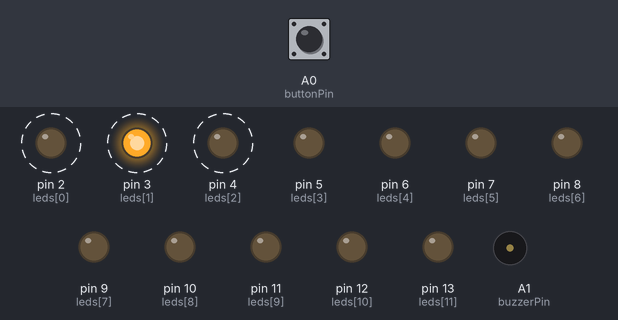
A sketch run on a simulated Arduino Uno, built with avr-gcc and run on an emulated ATmega328P. Parts: output pins drawn as LEDs (lit = HIGH), buzzer (waves = sounding). Dashed ring = blinking. The inputs (shaded band) are chosen by the test bench; at power-on: A0 (buttonPin) LOW. Pins used as bus, display or sensor lines are not drawn.

Above: at 1.25 s.
1.3 s: A0 (buttonPin) pulled HIGH for 0.15 s
At 1.45 s:
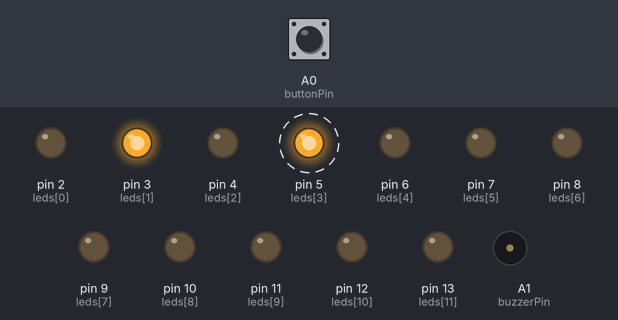
4.3 s: A0 (buttonPin) pulled HIGH for 1 s
At 4.45 s:
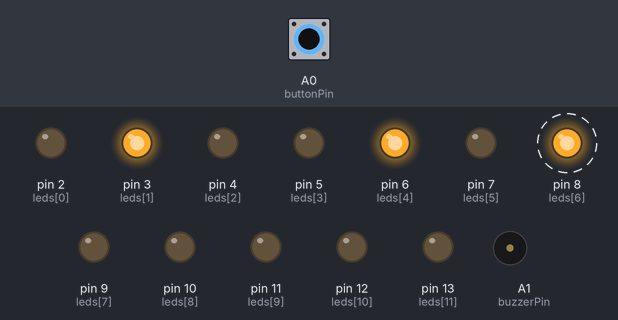
7.3 s: A0 (buttonPin) pulled HIGH for 0.15 s
At 7.45 s:
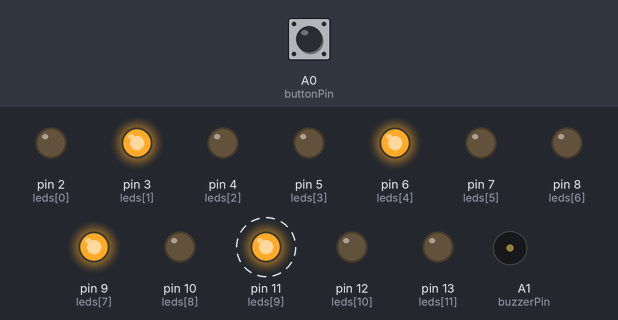
10.3 s: A0 (buttonPin) pulled HIGH for 3.2 s
At 14.8 s:
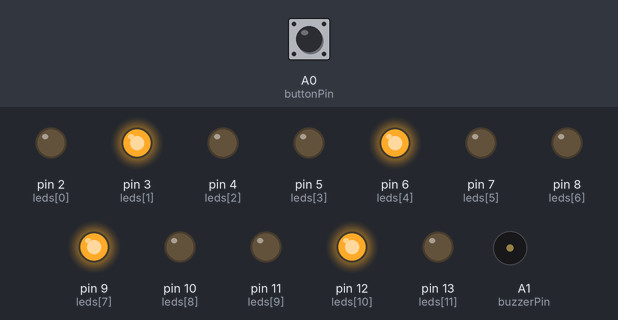
15.0 s: A0 (buttonPin) pulled HIGH for 0.15 s
At 15.07 s:
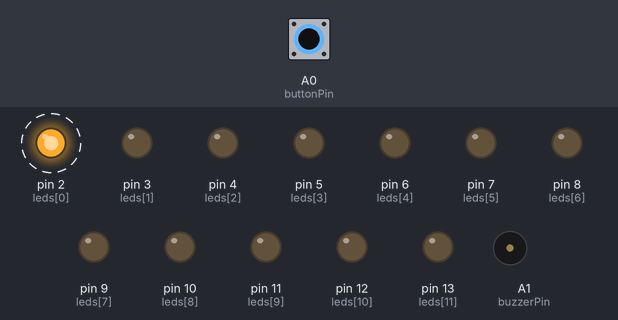
18.0 s: A0 (buttonPin) pulsed HIGH 2 times (0.12 s each, 0.3 s apart)
At 18.67 s:
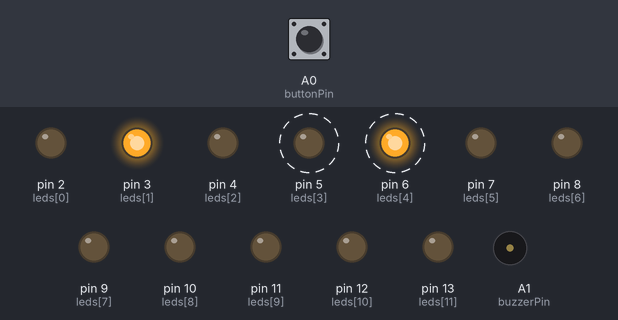
Timing chart, 0 to 22.0 s (numbered marks = the images above; inputs shaded):
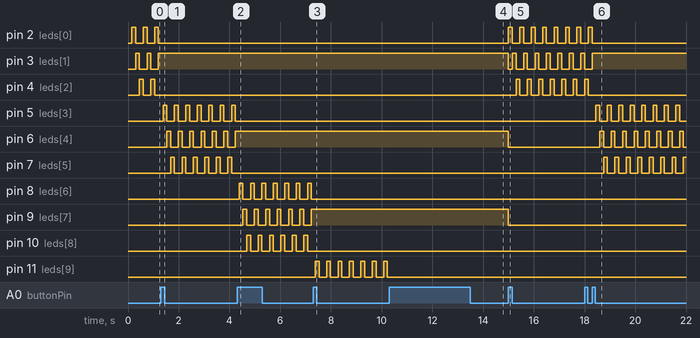

Measured:
- after the input at 1.3 s, pin 2 (leds[0]): stops changing and stays LOW; pin 3 (leds[1]): stops changing and stays HIGH
- after the input at 4.3 s, pin 5 (leds[3]): stops changing and stays LOW; pin 6 (leds[4]): stops changing and stays HIGH
- after the input at 7.3 s, pin 8 (leds[6]): stops changing and stays LOW; pin 9 (leds[7]): stops changing and stays HIGH
- after the input at 10.3 s, pin 11 (leds[9]), pin 13 (leds[11]): stops changing and stays LOW; pin 12 (leds[10]): stops changing and stays HIGH; tone on A1 (buzzerPin): plays 262 Hz for 0.13 s, 294 Hz for 0.13 s, 440 Hz for 0.13 s, 349 Hz for 0.13 s, 392 Hz for 0.52 s, 349 Hz for 0.52 s … (13 notes in this stretch), starting after 0.08 s
- after the input at 15.0 s, pin 2 (leds[0]): alternates HIGH for 0.15 s and LOW for 0.30 s, starting at once; pin 3 (leds[1]): HIGH → LOW at once, then repeats every 0.45 s: HIGH 0.15 s, LOW 0.30 s; pin 4 (leds[2]): alternates HIGH for 0.15 s and LOW for 0.30 s, starting after 0.30 s; pin 6 (leds[4]), pin 9 (leds[7]), pin 12 (leds[10]): HIGH → LOW at once
- after the input at 18.0 s, pin 2 (leds[0]): goes on until 18.3 s, then stays LOW; pin 3 (leds[1]): goes on until 18.3 s, then stays HIGH
- by itself, pin 2 (leds[0]), pin 3 (leds[1]), pin 4 (leds[2]): alternates HIGH for 0.15 s and LOW for 0.30 s

The sketch:

1stackGame.ino
```cpp
/*
LED Stacker Game with Piezo Melody
Author: Ceren Sinman
Date 2026-01-12
Purpose: (4x3) LED stacker timing game on Arduino UNO.
        - User presses a button to stop moving LED on the middle LED of each row.
        - Buzzer plays a short beep on the correct hit.
        - A melody plays when all stages are completed.
        After winning, pressing the button restarts the game.
*/

// LED STACKER GAME WITH WIN MELODY + RESTART

// Step 1: Pin defintions

const int buttonPin = A0;
const int buzzerPin = A1;

const int leds[] = {
  2, 3, 4,      // stage 0
  5, 6, 7,      // stage 1
  8, 9, 10,     // stage 2
  11, 12, 13    // stage 3
};

// Step 2: Game state variables

bool locked[12] = {false};
int stage = 0;
int indexPos = 0;
unsigned long lastMove = 0;
const int speedMs = 150;

bool lastButton = LOW;
bool gameWon = false;

// Step 3: Win melody data

int songLength = 17;
char notes[] = "cdaf gf adfgc gc ";
int beats[] = {1,1,1,1,1,4,4,2,1,1,1,1,1,1,4,4,3}; // "1" represents a quarter-note, 2 a half-note
int tempo = 130; // how fast to play the song

// Step 4: Setup

void setup() {

  for (int i = 0; i < 12; i++) {
    pinMode(leds[i], OUTPUT);
  }

  pinMode(buttonPin, INPUT);
  pinMode(buzzerPin, OUTPUT);

  digitalWrite(buzzerPin, HIGH); // buzzer OFF
}

// Step 5: Main loop

void loop() {

  // If game is won, wait for button press to restart
  if (gameWon) {
    waitForRestart();
    return;
  }

  animateStage();
  checkButton();
}

// Step 6: LED animations

void animateStage() {

  if (millis() - lastMove < speedMs) return;
  lastMove = millis();

  for (int i = 0; i < 12; i++) {
    if (!locked[i]) {
      digitalWrite(leds[i], LOW);
    }
  }

  int base = stage * 3;
  digitalWrite(leds[base + indexPos], HIGH);

  indexPos++;
  if (indexPos > 2) indexPos = 0;
}

// Step 7: Button check

void checkButton() {

  bool current = digitalRead(buttonPin);

  if (current && !lastButton) {

    int base = stage * 3;
    int lit = base + indexPos - 1;

    if (lit < base) {
      lit = base + 2;
    }

    if (lit == base + 1) {
      lockLED(lit);
    }
  }

  lastButton = current;
}

// Step 8: Lock LED and advance

void lockLED(int ledIndex) {

  locked[ledIndex] = true;
  digitalWrite(leds[ledIndex], HIGH);

  beep();

  stage++;
  indexPos = 0;

  if (stage == 4) {
    winMelody();
    gameWon = true;
  }
}

// Step 9: Restart

void waitForRestart() {

  bool current = digitalRead(buttonPin);

  // Detect NEW button press
  if (current && !lastButton) {
    resetGame();
  }

  lastButton = current;
}

// Step 10: Reset game

void resetGame() {

  // Turn off all LEDs
  for (int i = 0; i < 12; i++) {
    locked[i] = false;
    digitalWrite(leds[i], LOW);
  }

  stage = 0;
  indexPos = 0;
  lastMove = 0;
  gameWon = false;

  digitalWrite(buzzerPin, HIGH); // buzzer OFF
}

// Step 11: sound fonctions

void beep() {
  digitalWrite(buzzerPin, LOW);
  delay(80);
  digitalWrite(buzzerPin, HIGH);
}

void winMelody() {

  int duration;

  for (int i = 0; i < songLength; i++) {
    duration = beats[i] * tempo;

    if (notes[i] == ' ') {
      delay(duration);
    } else {
      tone(buzzerPin, frequency(notes[i]), duration);
      delay(duration);
    }

    delay(tempo / 10);
  }

  noTone(buzzerPin);
  digitalWrite(buzzerPin, HIGH);
}

// Step 12: note and frequency

int frequency(char note) {

  const int numNotes = 8;
  char names[] = { 'c', 'd', 'e', 'f', 'g', 'a', 'b', 'C' };
  int frequencies[] = {262, 294, 330, 349, 392, 440, 494, 523};

  for (int i = 0; i < numNotes; i++) {
    if (names[i] == note) {
      return frequencies[i];
    }
  }
  return 0;
}
```
